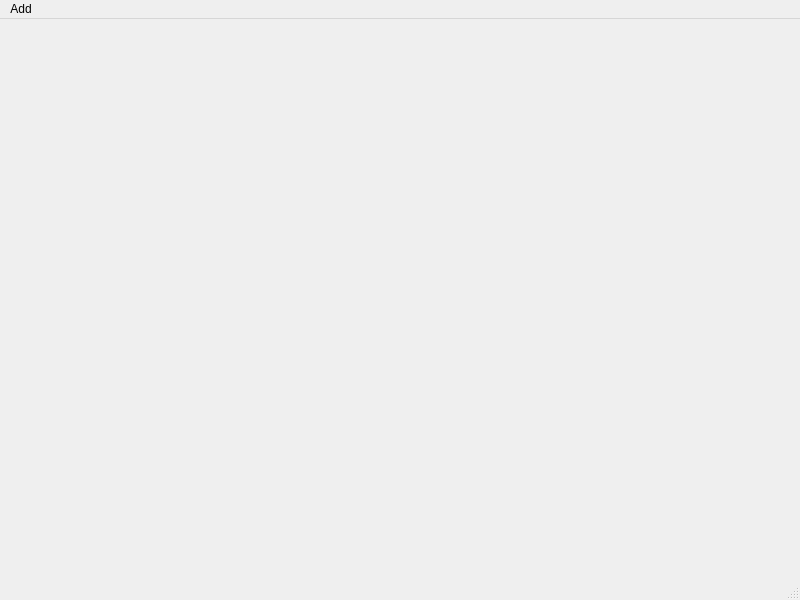
<?xml version="1.0" encoding="UTF-8"?>
<ui version="4.0">
 <class>MainWindowBackLab</class>
 <widget class="QMainWindow" name="MainWindowBackLab">
  <property name="geometry">
   <rect>
    <x>0</x>
    <y>0</y>
    <width>800</width>
    <height>600</height>
   </rect>
  </property>
  <property name="baseSize">
   <size>
    <width>800</width>
    <height>800</height>
   </size>
  </property>
  <property name="windowTitle">
   <string>Backprojection example</string>
  </property>
  <widget class="QWidget" name="centralwidget">
   <layout class="QGridLayout" name="gridLayout">
    <item row="0" column="0">
     <widget class="QvtkWidget" name="widget" native="true"/>
    </item>
   </layout>
  </widget>
  <widget class="QMenuBar" name="menubar">
   <property name="geometry">
    <rect>
     <x>0</x>
     <y>0</y>
     <width>800</width>
     <height>22</height>
    </rect>
   </property>
   <widget class="QMenu" name="menuAdd_Sensor">
    <property name="title">
     <string>Add</string>
    </property>
    <addaction name="actionAddSensor"/>
    <addaction name="actionVoxelgrid"/>
   </widget>
   <addaction name="menuAdd_Sensor"/>
  </widget>
  <widget class="QStatusBar" name="statusbar"/>
  <action name="actionAddSensor">
   <property name="text">
    <string>Add sensor</string>
   </property>
  </action>
  <action name="actionVoxelgrid">
   <property name="text">
    <string>&amp;Voxelgrid</string>
   </property>
  </action>
 </widget>
 <customwidgets>
  <customwidget>
   <class>QvtkWidget</class>
   <extends>QWidget</extends>
   <header>QvtkWidget.h</header>
   <container>1</container>
  </customwidget>
 </customwidgets>
 <resources/>
 <connections/>
</ui>
